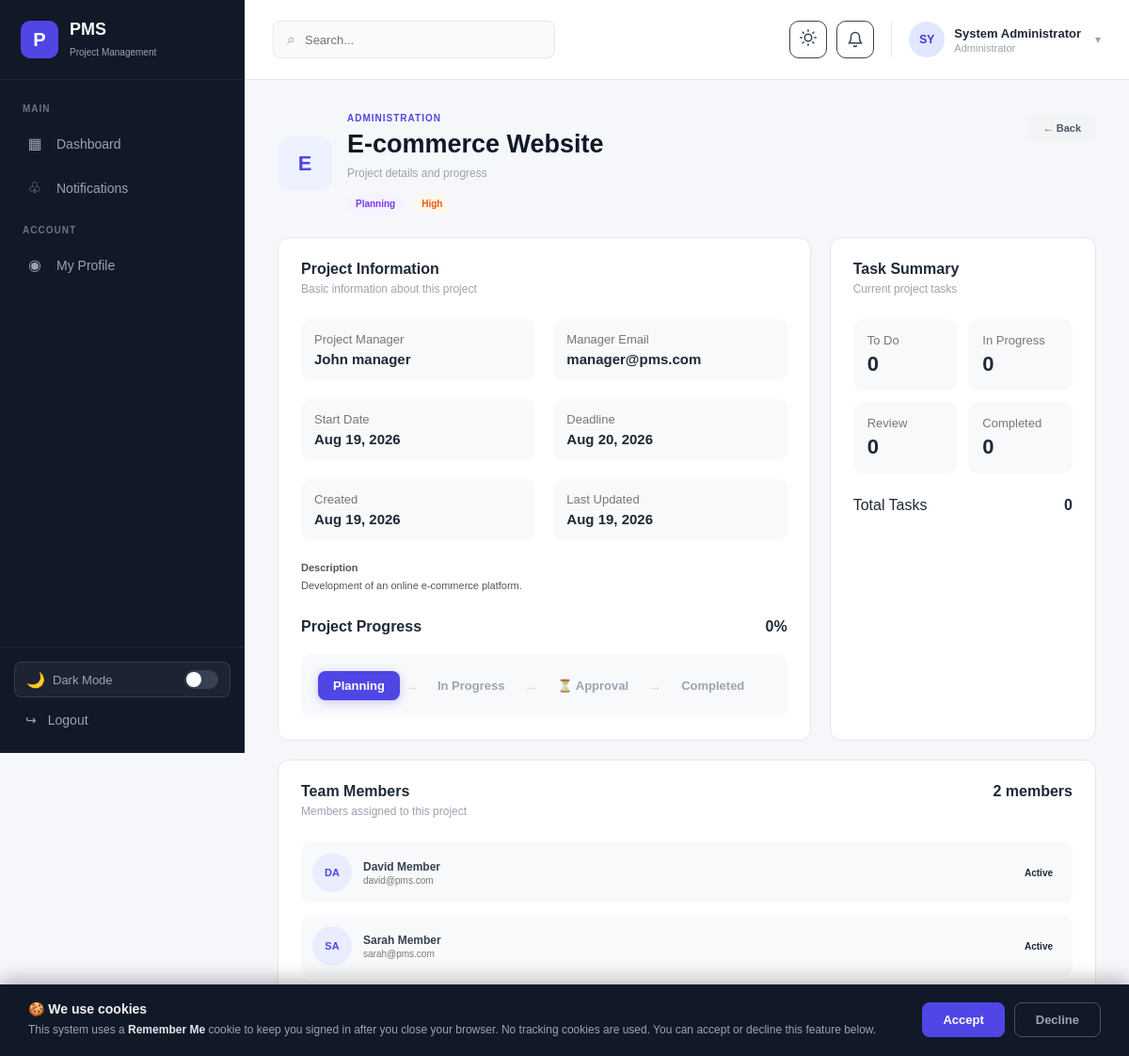
The page /project.php?id=3 (signed in) on the database its author committed.
### tables this page shows
CREATE TABLE `projects` (
  `id` int NOT NULL AUTO_INCREMENT,
  `name` varchar(150) NOT NULL,
  `description` text,
  `start_date` date NOT NULL,
  `end_date` date DEFAULT NULL,
  `status` enum('planning','in_progress','on_hold','completed','cancelled') NOT NULL DEFAULT 'planning',
  `priority` enum('low','medium','high','urgent') NOT NULL DEFAULT 'medium',
  `manager_id` int NOT NULL,
  `created_by` int NOT NULL,
  `created_at` timestamp NULL DEFAULT CURRENT_TIMESTAMP,
  `updated_at` timestamp NULL DEFAULT CURRENT_TIMESTAMP ON UPDATE CURRENT_TIMESTAMP,
  PRIMARY KEY (`id`),
  KEY `fk_project_manager` (`manager_id`),
  KEY `fk_project_creator` (`created_by`)
);

CREATE TABLE `users` (
  `id` int NOT NULL AUTO_INCREMENT,
  `full_name` varchar(100) NOT NULL,
  `email` varchar(150) NOT NULL,
  `password` varchar(255) NOT NULL,
  `role` enum('admin','project_manager','member') NOT NULL DEFAULT 'member',
  `profile_image` varchar(255) DEFAULT NULL,
  `status` enum('active','inactive') NOT NULL DEFAULT 'active',
  `created_at` timestamp NULL DEFAULT CURRENT_TIMESTAMP,
  `updated_at` timestamp NULL DEFAULT CURRENT_TIMESTAMP ON UPDATE CURRENT_TIMESTAMP,
  `last_seen_at` timestamp NULL DEFAULT NULL,
  PRIMARY KEY (`id`),
  UNIQUE KEY `email` (`email`)
);

CREATE TABLE `project_members` (
  `id` int NOT NULL AUTO_INCREMENT,
  `project_id` int NOT NULL,
  `user_id` int NOT NULL,
  `joined_at` timestamp NULL DEFAULT CURRENT_TIMESTAMP,
  PRIMARY KEY (`id`),
  UNIQUE KEY `unique_project_member` (`project_id`,`user_id`),
  KEY `fk_member_user` (`user_id`)
);

### project.php (the view, shortened to what this page needs)
<?php
require_once "auth_check.php";
$role = $_SESSION["role"] ?? "";
$project_id = isset($_GET["id"]) ? (int) $_GET["id"] : 0;
$project = null;
$query = "
    SELECT
        p.id,
        p.name,
        p.description,
        p.start_date,
        p.end_date,
        p.status,
        p.priority,
        p.created_at,
        p.updated_at,
        u.full_name AS manager_name,
        u.email AS manager_email
    FROM projects p
    INNER JOIN users u ON p.manager_id = u.id
    WHERE p.id = ?
    LIMIT 1
";
$stmt = mysqli_prepare($conn, $query);
if ($stmt) {
    mysqli_stmt_bind_param($stmt, "i", $project_id);
    mysqli_stmt_execute($stmt);
    $result = mysqli_stmt_get_result($stmt);
    if ($result && mysqli_num_rows($result) === 1) {
        $project = mysqli_fetch_assoc($result);
    }
}
$members = [];
$query = "
    SELECT
        u.id,
        u.full_name,
        u.email,
        u.status,
        pm.joined_at
    FROM project_members pm
    INNER JOIN users u ON pm.user_id = u.id
    WHERE pm.project_id = ?
    ORDER BY u.full_name ASC
";
$stmt = mysqli_prepare($conn, $query);
if ($stmt) {
    mysqli_stmt_bind_param($stmt, "i", $project_id);
    mysqli_stmt_execute($stmt);
    $result = mysqli_stmt_get_result($stmt);
    if ($result) {
        while ($row = mysqli_fetch_assoc($result)) {
            $members[] = $row;
        }
    }
}
$total_tasks = 0;
$todo_tasks = 0;
$in_progress_tasks = 0;
$review_tasks = 0;
$completed_tasks = 0;
$query = "SELECT COUNT(*) AS total FROM tasks WHERE project_id = ?";
$stmt = mysqli_prepare($conn, $query);
if ($stmt) {
    mysqli_stmt_bind_param($stmt, "i", $project_id);
    mysqli_stmt_execute($stmt);
    $result = mysqli_stmt_get_result($stmt);
    if ($result) {
        $row = mysqli_fetch_assoc($result);
        $total_tasks = (int) $row["total"];
    }
}
$progress = 0;
$project_status = ucfirst(str_replace("_", " ", $project["status"]));
$project_priority = ucfirst($project["priority"]);
$user_name = $_SESSION["full_name"] ?? "User";
if ($role === "admin") {
    $page_label = "ADMINISTRATION";
    $role_label = "Administrator";
    $home_link = "admin-dashboard.php";
} elseif ($role === "project_manager") {
    $page_label = "PROJECT MANAGER";
    $role_label = "Project Manager";
    $home_link = "manager-dashboard.php";
} else {
    $page_label = "TEAM MEMBER";
    $role_label = "Team Member";
    $home_link = "member-dashboard.php";
}
?>
<!DOCTYPE html>
<html lang="en">
<head>
    <link rel="stylesheet" href="assets/css/style.css">
</head>
<body>
<div class="admin-layout">
    <aside class="sidebar">
        <div class="sidebar-logo">
            <div class="logo-icon">P</div>
            <div><h2>PMS</h2><span>Project Management</span></div>
        </div>
        <nav class="sidebar-nav">
            <p class="nav-title">MAIN</p>
            <a href="<?= $home_link ?>" class="nav-item"><span class="nav-icon">▦</span> Dashboard</a>
                        <a
                href="notifications.php"
                class="nav-item"
            >
                <span class="nav-icon">♧</span>
                Notifications
            </a>
            <p class="nav-title">
                ACCOUNT</p>
            <a href="profile.php" class="nav-item"><span class="nav-icon">◉</span> My Profile</a>
        </nav>
        <div class="sidebar-bottom">
            <button class="dark-mode-toggle" onclick="toggleDarkMode()" title="Toggle Dark Mode">
                <span class="toggle-icon">🌙</span>
                <span>Dark Mode</span>
                <span class="toggle-track"></span>
            </button>
            <a href="logout.php" class="logout-item"><span>↪</span> Logout</a>
        </div>
    </aside>
    <main class="main-content">
        <header class="topbar">
            <div class="topbar-left">
                <div class="search-box"><span>⌕</span><input type="text" placeholder="Search..."></div>
            </div>
            <div class="topbar-right">
                                                <button
                    class="theme-toggle-btn"
                    onclick="toggleTheme()"
                    title="Toggle Theme"
                >
                    <span class="theme-icon-light"></span>
                </button>
<button
                    class="notification-button"
                    type="button"
                    onclick="window.location.href='notifications.php'"
                    style="position:relative;"
                >
                    <svg width="18" height="18" viewBox="0 0 24 24" fill="none" stroke="currentColor" stroke-width="2" stroke-linecap="round" stroke-linejoin="round"><path d="M18 8A6 6 0 0 0 6 8c0 7-3 9-3 9h18s-3-2-3-9"/><path d="M13.73 21a2 2 0 0 1-3.46 0"/></svg>
                </button>
                <div class="admin-profile">
                    <div class="profile-avatar"><?= htmlspecialchars(strtoupper(substr($user_name, 0, 2))) ?></div>
                    <div class="profile-info"><strong><?= htmlspecialchars($user_name) ?></strong><span><?= htmlspecialchars($role_label) ?></span></div>
                    <span class="profile-arrow">▾</span>
                </div>
            </div>
        </header>
        <section class="dashboard-content">
            <div class="project-details-header">
                <div class="project-details-title">
                    <div class="project-details-avatar"><?= htmlspecialchars(strtoupper(substr($project["name"], 0, 1))) ?></div>
                    <div>
                        <span class="page-label"><?= htmlspecialchars($page_label) ?></span>
                        <h1><?= htmlspecialchars($project["name"]) ?></h1>
                        <p>Project details and progress</p>
                        <div class="status-priority-row">
                            <span class="status-badge status-<?= htmlspecialchars($project["status"]) ?>"><?= htmlspecialchars($project_status) ?></span>
                            <span class="priority-badge priority-<?= htmlspecialchars($project["priority"]) ?>"><?= htmlspecialchars($project_priority) ?></span>
                        </div>
                    </div>
                </div>
                <div class="project-details-actions">
                    <a href="<?= ($role === "admin" ? "projects.php" : "manager-projects.php") ?>" class="secondary-button">← Back</a>
                </div>
            </div>
            <div class="details-grid">
                <div class="dashboard-card">
                    <div class="card-header"><div><h2>Project Information</h2><p>Basic information about this project</p></div></div>
                    <div class="project-info-grid">
                        <div class="info-item"><span>Project Manager</span><strong><?= htmlspecialchars($project["manager_name"]) ?></strong></div>
                        <div class="info-item"><span>Manager Email</span><strong><?= htmlspecialchars($project["manager_email"]) ?></strong></div>
                        <div class="info-item"><span>Start Date</span><strong><?= date("M d, Y", strtotime($project["start_date"])) ?></strong></div>
                        <div class="info-item"><span>Deadline</span><strong><?= !empty($project["end_date"]) ? date("M d, Y", strtotime($project["end_date"])) : "No deadline" ?></strong></div>
                        <div class="info-item"><span>Created</span><strong><?= date("M d, Y", strtotime($project["created_at"])) ?></strong></div>
                        <div class="info-item"><span>Last Updated</span><strong><?= date("M d, Y", strtotime($project["updated_at"])) ?></strong></div>
                    </div>
                    <div class="project-description">
                        <strong>Description</strong>
                        <p><?= nl2br(htmlspecialchars($project["description"] ?: "No description provided.")) ?></p>
                    </div>
                    <div class="progress-section">
                        <div class="progress-header"><strong>Project Progress</strong><strong><?= $progress ?>%</strong></div>
                    </div>
                    <?php
                    $workflow = [
                        ["planning", "Planning"],
                        ["in_progress", "In Progress"],
                        ["pending_approval", "⏳ Approval"],
                        ["completed", "Completed"],
                    ];
                    $statuses_order = ["planning" => 0, "in_progress" => 1, "pending_approval" => 2, "completed" => 3];
                    $current_idx = $statuses_order[$project["status"]] ?? -1;
                    $is_on_hold = ($project["status"] === "on_hold");
                    $is_cancelled = ($project["status"] === "cancelled");
                    ?>
                    <div class="status-workflow">
                        <?php foreach ($workflow as $i => [$val, $label]): ?>
                            <?php if ($i > 0): ?>
                                <span class="workflow-arrow <?= ($i <= $current_idx && !$is_cancelled) ? 'done' : '' ?>">→</span>
                            <?php endif; ?>
                            <div class="workflow-step <?=
                                $is_cancelled ? 'cancelled' :
                                ($val === $project['status'] ? 'active' : '') .
                                ($i < $current_idx && !$is_cancelled ? ' done' : '') .
                                ($is_on_hold && $val === 'in_progress' ? ' hold' : '')
                            ?>">
                                <?= ($i < $current_idx && !$is_cancelled && !$is_on_hold) ? '✓ ' : '' ?><?= $label ?>
                            </div>
                        <?php endforeach; ?>
                    </div>
                </div>
                <div class="dashboard-card">
                    <div class="card-header"><div><h2>Task Summary</h2><p>Current project tasks</p></div></div>
                    <div class="task-summary-grid">
                        <div class="task-summary-item"><span>To Do</span><strong><?= $todo_tasks ?></strong></div>
                        <div class="task-summary-item"><span>In Progress</span><strong><?= $in_progress_tasks ?></strong></div>
                        <div class="task-summary-item"><span>Review</span><strong><?= $review_tasks ?></strong></div>
                        <div class="task-summary-item"><span>Completed</span><strong><?= $completed_tasks ?></strong></div>
                    </div>
                    <div class="progress-section">
                        <div class="progress-header"><span>Total Tasks</span><strong><?= $total_tasks ?></strong></div>
                    </div>
                </div>
            </div>
            <div class="dashboard-card">
                <div class="card-header">
                    <div><h2>Team Members</h2><p>Members assigned to this project</p></div>
                    <strong><?= count($members) ?> member<?= count($members) !== 1 ? "s" : "" ?></strong>
                </div>
                <?php if (!empty($members)): ?>
                    <div class="member-list">
                        <?php foreach ($members as $member): ?>
                            <div class="member-item">
                                <div class="member-avatar"><?= htmlspecialchars(strtoupper(substr($member["full_name"], 0, 2))) ?></div>
                                <div class="member-details">
                                    <strong><?= htmlspecialchars($member["full_name"]) ?></strong>
                                    <small><?= htmlspecialchars($member["email"]) ?></small>
                                </div>
                                <span class="status-badge"><?= htmlspecialchars(ucfirst($member["status"])) ?></span>
                            </div>
                        <?php endforeach; ?>
                    </div>
                <?php else: ?>
                    <div class="empty-small">No team members assigned to this project yet.</div>
                <?php endif; ?>
            </div>
        </section>
    </main>
</div><?php include "cookie_consent.php"; ?>
</body>
</html>

### project.php (style rules this page uses)
.project-details-header { display: flex; justify-content: space-between; align-items: flex-start; gap: 20px; margin-bottom: 25px; }
.project-details-title { display: flex; align-items: center; gap: 16px; }
.project-details-avatar { width: 58px; height: 58px; border-radius: 14px; display: flex; align-items: center; justify-content: center; font-size: 22px; font-weight: 700; background: #eef2ff; color: #4f46e5; }
.project-details-title h1 { margin: 0 0 6px; }
.project-details-title p { margin: 0; }
.project-details-actions { display: flex; gap: 10px; }
.details-grid { display: grid; grid-template-columns: 2fr 1fr; gap: 20px; margin-bottom: 20px; }
.project-info-grid { display: grid; grid-template-columns: repeat(2, 1fr); gap: 20px; }
.info-item { padding: 14px; border-radius: 10px; background: #f8f9fb; }
.info-item span { display: block; font-size: 13px; margin-bottom: 5px; color: #777; }
.info-item strong { display: block; font-size: 15px; }
.project-description { line-height: 1.7; color: #555; margin-top: 15px; }
.progress-section { margin-top: 25px; }
.progress-header { display: flex; justify-content: space-between; margin-bottom: 8px; }
.task-summary-grid { display: grid; grid-template-columns: repeat(2, 1fr); gap: 12px; margin-top: 15px; }
.task-summary-item { padding: 15px; border-radius: 10px; background: #f8f9fb; }
.task-summary-item span { display: block; color: #777; font-size: 13px; margin-bottom: 5px; }
.task-summary-item strong { font-size: 22px; }
.member-list { display: flex; flex-direction: column; gap: 12px; }
.member-item { display: flex; align-items: center; gap: 12px; padding: 12px; border-radius: 10px; background: #f8f9fb; }
.member-avatar { width: 42px; height: 42px; border-radius: 50%; background: #e9edff; color: #4f46e5; display: flex; align-items: center; justify-content: center; font-weight: 700; }
.member-details { flex: 1; }
.member-details strong { display: block; }
.member-details small { color: #777; }
.status-priority-row { display: flex; gap: 10px; margin-top: 12px; }
.status-workflow { display: flex; align-items: center; gap: 0; margin-top: 20px; padding: 18px; background: #f8f9fb; border-radius: 10px; }
.workflow-step { display: flex; align-items: center; gap: 8px; padding: 8px 16px; border-radius: 8px; font-size: 13px; font-weight: 600; color: #9ca3af; transition: all 0.3s; }
.workflow-step.active { background: #4f46e5; color: #fff; box-shadow: 0 2px 10px rgba(79,70,229,0.3); }
.workflow-arrow { color: #d1d5db; font-size: 16px; margin: 0 4px; }

### rows shown on the page
projects: name "E", name "E-commerce Website", status "Planning", priority "High", users.full_name "John manager", users.email "manager@pms.com", start_date "Aug 19, 2026", end_date "Aug 20, 2026", created_at "Aug 19, 2026", updated_at "Aug 19, 2026", description "Development of an online e-commerce platform."
project_members: user.full_name "DA", user.full_name "David Member", user.email "david@pms.com", user.status "Active"
project_members: user.full_name "SA", user.full_name "Sarah Member", user.email "sarah@pms.com", user.status "Active"

### other values the page prints
substr($user_name, 0, 2) "SY"
$user_name "System Administrator"
$role_label "Administrator"
$page_label "ADMINISTRATION"
$progress "0"
$label "Planning"
$label "In Progress"
$label "⏳ Approval"
$label "Completed"
$todo_tasks "0"
$in_progress_tasks "0"
$review_tasks "0"
$completed_tasks "0"
$total_tasks "0"
count($members) "2"
